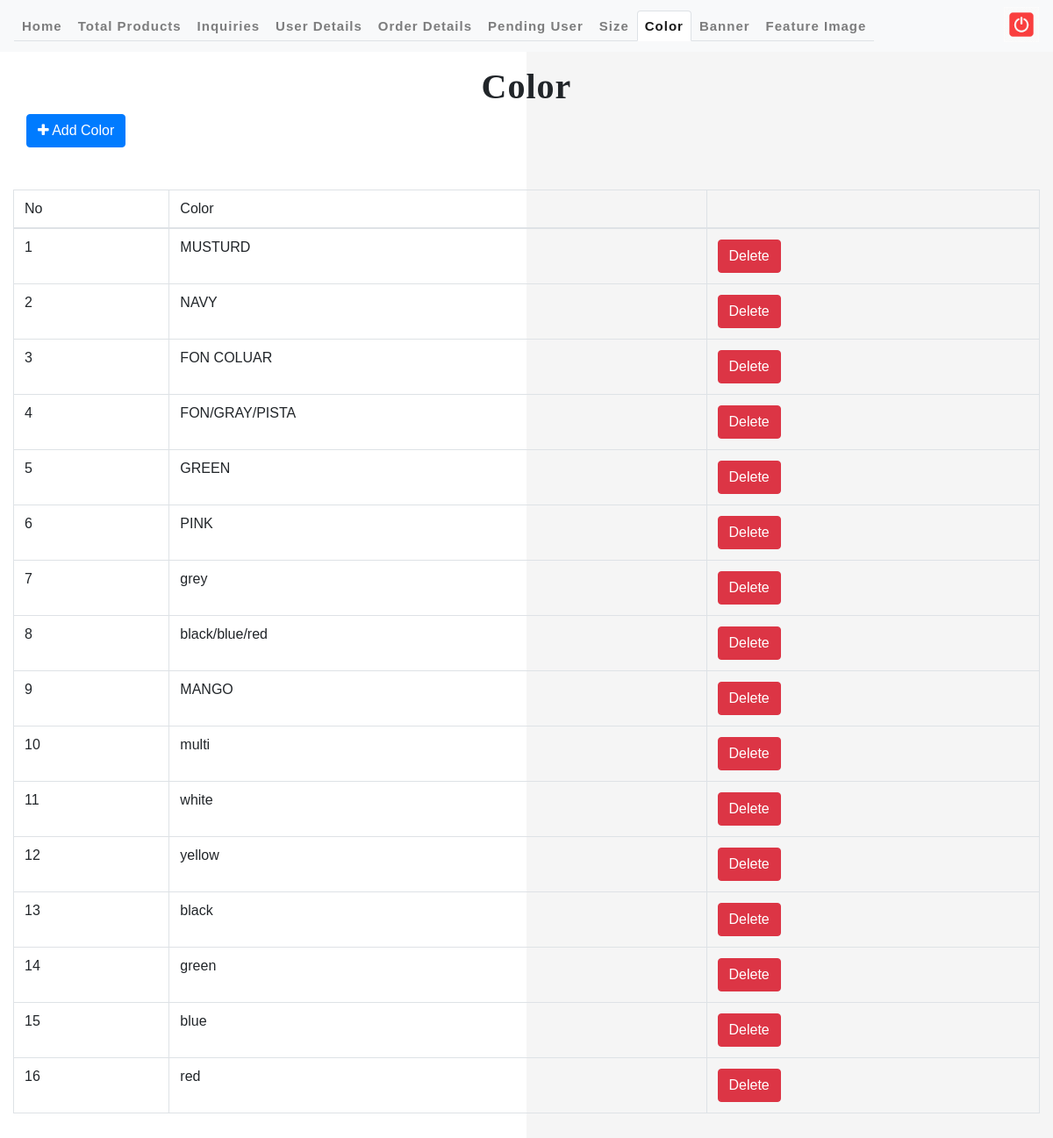
/admin/color/color.php (signed in), run on the app's committed database.
### tables this page shows
CREATE TABLE `color` (
  `id` int(11) NOT NULL,
  `color` varchar(255) NOT NULL
);

### admin/color/color.php (the view, shortened to what this page needs)
<?php
include ("../includes/header.php");
if (isset($_SESSION["admin_detail"])) {
    ?>
<body>
	<div id="mynav">
		<nav class="navbar navbar-expand-lg navbar-light bg-light">
			<div class="collapse navbar-collapse" id="navbarSupportedContent">
				<ul class="navbar-nav mr-auto nav-tabs ">
					<li class="nav-item "><a class="nav-link" href="../main.php">Home </a></li>
					<li class="nav-item"><a class="nav-link" href="../product/total_products.php">Total
							Products</a></li>
					<li class="nav-item"><a class="nav-link" href="../contact_details.php">Inquiries</a>
					</li>
					<li class="nav-item"><a class="nav-link" href="../user_details.php">User
							Details</a></li>
					<li class="nav-item"><a class="nav-link" href="../order_details.php">Order
							Details</a></li>
					<li class="nav-item"><a class="nav-link" href="../pending_user.php">Pending
							User</a></li>
							<li class="nav-item"><a class="nav-link" href="../size/size.php">Size</a></li>
					<li class="nav-item"><a class="nav-link active" href="../color/color.php">Color</a></li>
					<li class="nav-item"><a class="nav-link" href="../banner/banner.php">Banner</a></li>
					<li class="nav-item"><a class="nav-link" href="../feature/feature.php">Feature Image</a></li>
				</ul>
				<a href="logout.php" title="Logout"> <img
					src="../assets/images/logout.png" alt="" style="width: 40px"
					class="img-responsive">
				</a>
			</div>
		</nav>
	</div>
	<div id="welcome_page">
		<div class="container-fluid">
			<div class="row my-3">
				<div class="col-md-12">
					<div class="welcome_header text-center">
						<h1>Color</h1>
					</div>
				</div>
				<div class="col-md-6 text-left">
					<a href="add_color.php">
						<button type="button" class="btn btn-primary mt-2">
							<i class="fa fa-plus"></i> Add Color
						</button>
					</a>
				</div>
			</div>
			<div class="my-5">
				<table class="table table-hover table-bordered">
					<thead>
						<tr>
							<th scope="col">No</th>
							<th scope="col">Color</th>
							<th></th>
						</tr>
					</thead>
					<tbody>
    <?php
    $sql = "SELECT * FROM color ORDER BY id DESC";
    $query = mysqli_query($con, $sql);
    $i = 1;
    while ($row = mysqli_fetch_array($query)) {
        $id = $row['id'];
        $color = $row['color'];
        ?>
    				<tr>
							<th scope="row"><?php echo $i; ?></th>
							<td><?php echo $color ; ?></td>
							<td><a
								href="delete_color.php?token=<?php echo base64_encode($id); ?>">
									<button class="btn btn-danger"
										onclick="return confirm('Are you sure want to delete this row ?')">Delete</button>
							</a></td>
						</tr>
    <?php $i++; } ?>
  </tbody>
				</table>
			</div>
		</div>
	</div>
<?php
}
include ("../includes/footer.php");
?>

### admin/assets/css/style.css (style rules this page uses)
html,body,div,span,applet,object,iframe,h1,h2,h3,h4,h5,h6,p,blockquote,pre,a,abbr,acronym,address,big,cite,code,del,dfn,em,img,ins,kbd,q,s,samp,small,strike,strong,sub,sup,tt,var,b,u,i,dl,dt,dd,ol,nav ul,nav li,fieldset,form,label,legend,table,caption,tbody,tfoot,thead,tr,th,td,article,aside,canvas,details,embed,figure,figcaption,footer,header,hgroup,menu,nav,output,ruby,section,summary,time,mark,audio,video { margin:0;padding:0;border:0;font-size:100%;font:inherit;vertical-align:baseline; }
article, aside, details, figcaption, figure,footer, header, hgroup, menu, nav, section { display: block; }
ol,ul { list-style:none;margin:0px;padding:0px; }
table { border-collapse:collapse;border-spacing:0; }
a { text-decoration:none; }
img { max-width:100%; }
body { padding: 0; margin: 0; background: #fff; min-height: 100vh; background: linear-gradient(to left, #f5f5f5 50%, #fff 50%); font-family: sans-serif; }
body a { transition: 0.5s all; -webkit-transition: 0.5s all; -moz-transition: 0.5s all; -o-transition: 0.5s all; -ms-transition: 0.5s all; text-decoration: none; letter-spacing:1px; font-size:15px; font-weight:600; }
h1, h2, h3, h4, h5, h6 { margin: 0; padding: 0; font-family: 'Raleway', sans-serif; font-weight:600; letter-spacing:1px; }
.row { margin:0px; padding:0px; }
ul { margin: 0; padding: 0; }
img { width:100%; }
.navbar { width: 100%!important; }
.welcome_header h1 { font-size: 40px; font-family: cursive!important; }

### data on the page
color: color "MUSTURD"
color: color "NAVY"
color: color "FON COLUAR"
color: color "FON/GRAY/PISTA"
color: color "GREEN"
color: color "PINK"
color: color "grey"
color: color "black/blue/red"
color: color "MANGO"
color: color "multi"
color: color "white"
color: color "yellow"
color: color "black"
color: color "green"
color: color "blue"
color: color "red"
